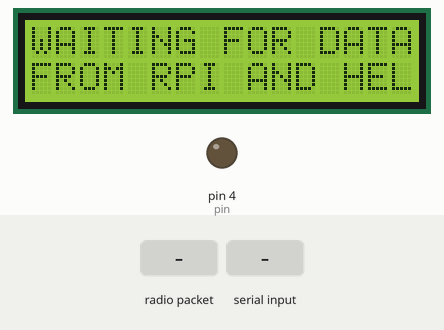
This sketch was run on a simulated Arduino Mega 2560, built with avr-gcc and run on an emulated ATmega2560. Parts: 16×2 character LCD, output pins drawn as LEDs (lit = HIGH). Inputs (shaded band) come from the test bench. No radio packets arrive unless stated; what the sketch prints to the serial monitor is not drawn.

Above: at 2.8 s.
2.9 s: radio packet "*" arrives
At 5.7 s:
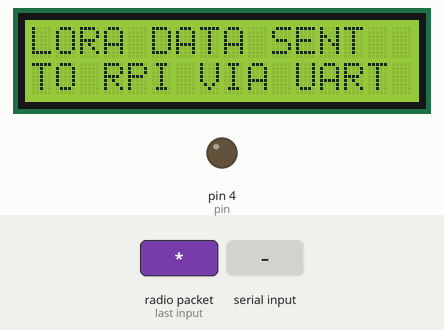
5.9 s: "*\n" received over the second serial link
At 8.5 s:
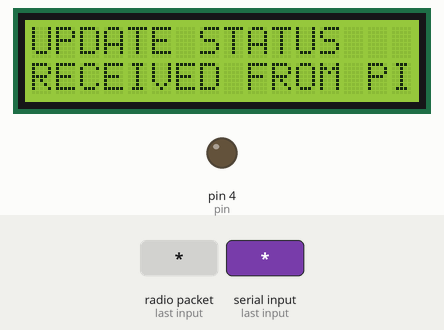
8.9 s: "@\n" received over the second serial link
At 11.8 s:
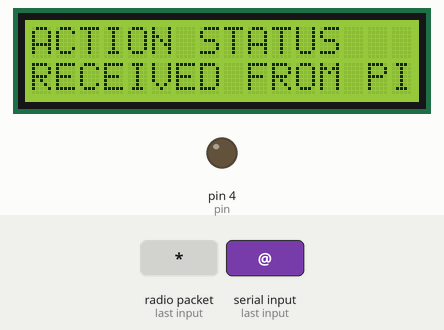
11.9 s: radio packet "1" arrives
At 13.7 s:
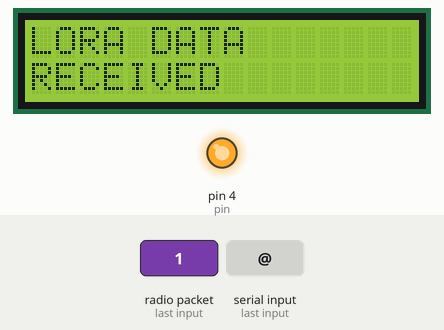
13.9 s: "1\n" received over the second serial link
At 16.8 s:
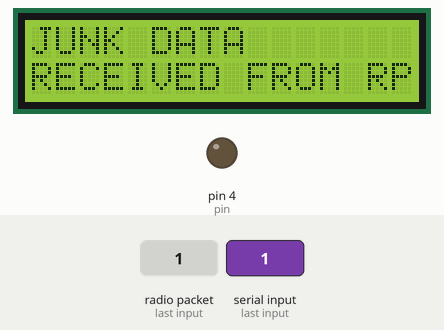
16.9 s: "0\n" received over the second serial link
At 19.15 s:
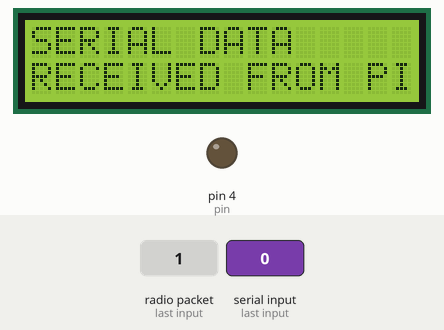
Timing chart, 0 to 20.6 s (numbered marks = the images above; inputs shaded):
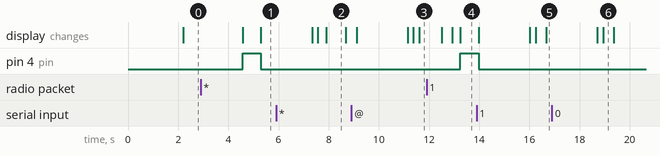

Measured:
- after the input at 2.9 s, pin 4 (pin): LOW → HIGH after 1.7 s, → LOW 0.73 s later; the display: first changes after 1.7 s (image 1 shows a later state)
- after the input at 5.9 s, the display: first differs from a run without the input after 1.7 s (image 2 shows a later state)
- after the input at 8.9 s, the display: first differs from a run without the input after 2.5 s (image 3 shows a later state)
- after the input at 11.9 s, pin 4 (pin): LOW → HIGH after 1.3 s; the display: first differs from a run without the input after 1.3 s (image 4)
- after the input at 13.9 s, the display: first differs from a run without the input after 2.3 s (image 5 shows a later state)
- after the input at 16.9 s, the display: first differs from a run without the input after 2.0 s (image 6)
- what the display in image 2 shows lasts 0.8 s, from 7.9 s to 8.7 s

The sketch:

LoRaReceiverCallbacktest.ino
```cpp
#include <SPI.h>
#include <LoRa.h>
#include <string.h>
#include <stdio.h>
#include <SoftwareSerial.h>
#include <LiquidCrystal_I2C.h>
LiquidCrystal_I2C lcd(0x27, 16, 2);
#define rxpin 16
#define txpin 17
int pin = 4 ;
int flag = 0;
#ifdef ARDUINO_SAMD_MKRWAN1300
#error "This example is not compatible with the Arduino MKR WAN 1300 board!"
#endif
const int csPin = 18;          // LoRa radio chip select
const int resetPin = 14;       // LoRa radio reset
const int irqPin = 26;         // change for your board; must be a hardware interrupt pin
char c;
String p;
String myString;
char*STRCMP1 = 0;
char*STRCMP2 = 0;
char*STRCMP3 = 0;
char*STRCMP4 = 0;
char data0[120]={0};
char data1[120]={0};
char data2[120] = {0};
int flag0 = 0;
void setup() {
  Serial2.begin(9600);
  Serial.begin(115200);
  while (!Serial);
  pinMode(pin, OUTPUT);
  Serial.println("LoRa Receiver Callback");
  LoRa.setPins(csPin, resetPin, irqPin);
  if (!LoRa.begin(868E6)) {
    Serial.println("Starting LoRa failed!");
    while (1);
  }

  // Uncomment the next line to disable the default AGC and set LNA gain, values between 1 - 6 are supported
  // LoRa.setGain(6);
    digitalWrite(pin, LOW);
    lcd.begin(16,2);
    lcd.init();
    lcd.backlight();
    lcd.setCursor(0, 0);
    lcd.print("MICHELIN LEVEL");
    lcd.setCursor(0, 1);
    lcd.print("MONITOR SYSTEM");
    LoRa.onReceive(onReceive);

  // put the radio into receive mode
  LoRa.receive();
}

void loop() {

   if(Serial2.available())                           //checking serial data
    {
      delay(200);
      memset(data0,0,sizeof(data0));
      Serial2.readBytesUntil('\n',data0,100);
      Serial.println(data0);
      lcd.clear();
      lcd.setCursor(0, 0);
      lcd.print("SERIAL DATA");
      lcd.setCursor(0,1);
      lcd.print("RECEIVED FROM PI");
      STRCMP1 = strstr(data0,"*");
      STRCMP2 = strstr(data0,"@");
      if(STRCMP1)                                  //If data received sending via lora
      {
        delay(300);
        lcd.clear();
        lcd.setCursor(0, 0);
        lcd.print("UPDATE STATUS");
        lcd.setCursor(0,1);
        lcd.print("RECEIVED FROM PI");
        Serial.println("STRCMP1");
        memset(data1,0,sizeof(data1));
        delay(100);
        strcpy(data1,data0);
        Serial.println("data is");
        Serial.println(data1);
        delay(200);
        LoRa.beginPacket();
        LoRa.print(data1);
        LoRa.endPacket();
        delay(400);
        lcd.clear();
        lcd.setCursor(0, 0);
        lcd.print("SERIAL DATA");
        lcd.setCursor(0,1);
        lcd.print("SENT VIA LORA");
        memset(data1,0,sizeof(data1));
        memset(data0,0,sizeof(data0));
     }
     if(STRCMP2)
     {
      delay(200);
      lcd.clear();
      lcd.setCursor(0, 0);
      lcd.print("ACTION STATUS");
      lcd.setCursor(0,1);
      lcd.print("RECEIVED FROM PI");
      Serial.println("STRCMP2");
      memset(data2,0,sizeof(data2));
      delay(100);
      strcpy(data2,data0);
      delay(300);
      LoRa.beginPacket();
      LoRa.print(data2);
      LoRa.endPacket();
      delay(400);
      lcd.clear();
      lcd.setCursor(0, 0);
      lcd.print("SERIAL DATA");
      lcd.setCursor(0,1);
      lcd.print("SENT VIA LORA");
      Serial.println("data is");
      Serial.println(data2);
      memset(data2,0,sizeof(data2));
      memset(data0,0,sizeof(data0));
     }
     delay(400);
     lcd.clear();
     lcd.setCursor(0, 0);
     lcd.print("JUNK DATA");
     lcd.setCursor(0,1);
     lcd.print("RECEIVED FROM RPI");
     LoRa.receive();
    }
    if(flag0 == 1)                               //If lora data received means sending data via serial
    {
      delay(300);
      lcd.clear();
      lcd.setCursor(0, 0);
      lcd.print("LORA DATA");
      lcd.setCursor(0,1);
      lcd.print("RECEIVED");
      Serial.println("lora data received uart done");
      digitalWrite(pin, HIGH);
      delay(300);
      Serial2.println(myString);
      myString.remove(0, 100);
      //Serial.println("string removed");
      //Serial.println(myString);
      delay(400);
      lcd.clear();
      lcd.setCursor(0, 0);
      lcd.print("LORA DATA SENT");
      lcd.setCursor(0,1);
      lcd.print("TO RPI VIA UART");
      digitalWrite(pin, LOW);
      flag0 = 0;
      LoRa.receive();

   }
   delay(2000);
   lcd.clear();
   lcd.setCursor(0, 0);
   lcd.print("WAITING FOR DATA");
   lcd.setCursor(0,1);
   lcd.print("FROM RPI AND HELTEC");

}

void onReceive(int packetSize) {                           //lora receive callback function
  // received a packet
//  Serial.print("Received packet '");

  // read packet
  //myString.remove(0, 100);
  while(LoRa.available())
    {
      c = ((char)LoRa.read());
      myString.concat(c);
      //flag = 1;
      //Serial.print(myString);
    }
    Serial.println(myString);
    if(sizeof(myString)>0)
     {
       Serial.println("flag high");
       flag0 = 1;
     }


}
```
